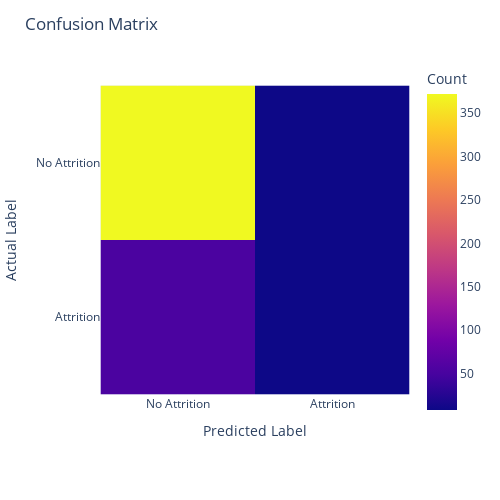

Notebook source saved alongside this figure:
### Code cell
# Creating an alternative interactive confusion matrix using Plotly Express

# Converting the confusion matrix into a DataFrame for better handling with Plotly
conf_matrix_df = pd.DataFrame(conf_matrix, index=['No Attrition', 'Attrition'], columns=['Predicted No Attrition', 'Predicted Attrition'])

# Creating an interactive heatmap
fig = px.imshow(conf_matrix_df,
                labels=dict(x="Predicted Label", y="Actual Label", color="Count"),
                x=['No Attrition', 'Attrition'],
                y=['No Attrition', 'Attrition'])
fig.update_layout(title="Confusion Matrix", width=500, height=500)
fig.show()

### Figure 1 — Plotly figure (JSON) as saved in the notebook; plotly's stock layout.template omitted (floating-point values rounded to 4 significant figures)
{"data": [{"coloraxis": "coloraxis", "hovertemplate": "Predicted Label: %{x}<br>Actual Label: %{y}<br>Count: %{z}<extra></extra>", "name": "0", "type": "heatmap", "x": ["No Attrition", "Attrition"], "xaxis": "x", "y": ["No Attrition", "Attrition"], "yaxis": "y", "z": [[372, 8], [53, 8]]}], "layout": {"coloraxis": {"colorbar": {"title": {"text": "Count"}}, "colorscale": [[0, "#0d0887"], [0.1111, "#46039f"], [0.2222, "#7201a8"], [0.3333, "#9c179e"], [0.4444, "#bd3786"], [0.5556, "#d8576b"], [0.6667, "#ed7953"], [0.7778, "#fb9f3a"], [0.8889, "#fdca26"], [1, "#f0f921"]]}, "height": 500, "margin": {"t": 60}, "title": {"text": "Confusion Matrix"}, "width": 500, "xaxis": {"anchor": "y", "constrain": "domain", "domain": [0, 1], "scaleanchor": "y", "title": {"text": "Predicted Label"}}, "yaxis": {"anchor": "x", "autorange": "reversed", "constrain": "domain", "domain": [0, 1], "title": {"text": "Actual Label"}}}}
